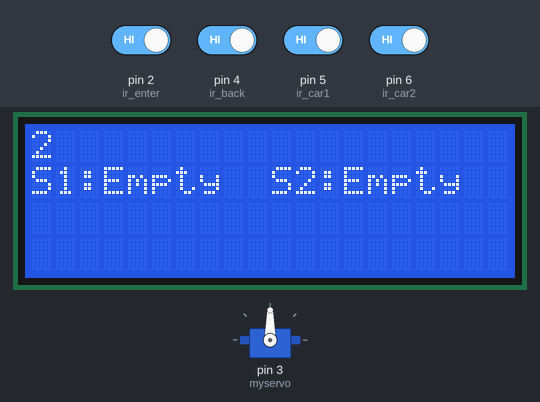
The sketch below on a simulated Arduino Uno, built with avr-gcc and run on an emulated ATmega328P. Shown: servo, 20×4 character LCD. The inputs (shaded band) are chosen by the test bench; at power-on: pin 2 (ir_enter), pin 4 (ir_back), pin 5 (ir_car1), pin 6 (ir_car2) HIGH. What the sketch prints to the serial monitor is not drawn.

Above: at 3.2 s.
3.3 s: pin 5 (ir_car1) driven LOW
At 4.5 s:
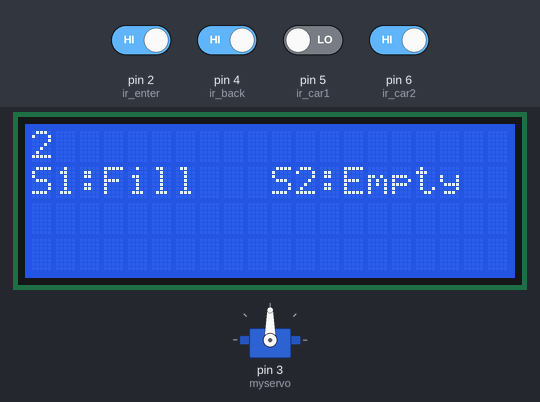
4.8 s: pin 6 (ir_car2) driven LOW
At 6.0 s:
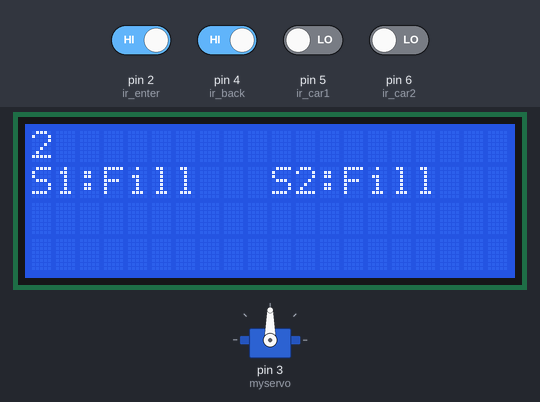
6.3 s: pin 5 (ir_car1) driven HIGH
At 7.5 s:
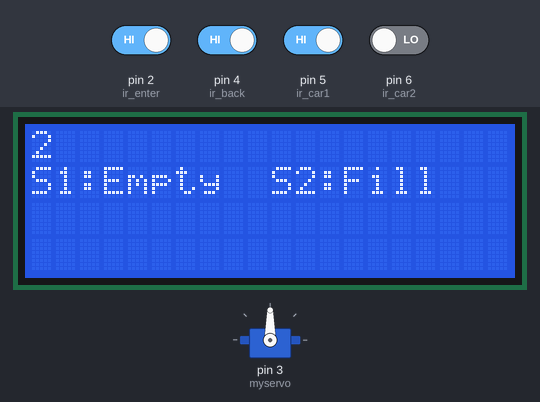
7.8 s: pin 2 (ir_enter) driven LOW
At 8.6 s:
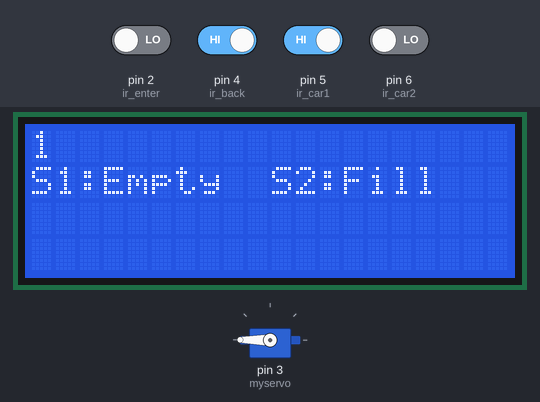
9.3 s: pin 4 (ir_back) driven LOW
At 11.8 s:
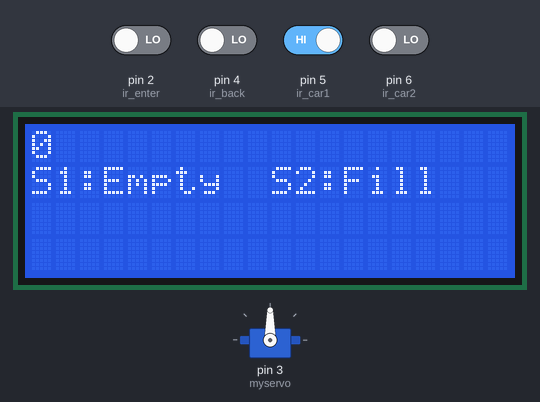
12.3 s: pin 6 (ir_car2) driven HIGH
At 13.6 s:
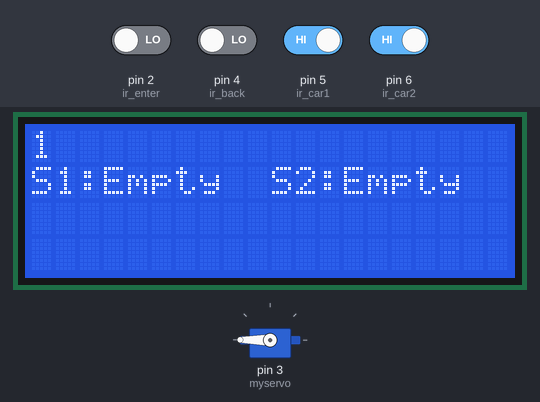
Timing chart, 0 to 16.3 s (numbered marks = the images above; inputs shaded):
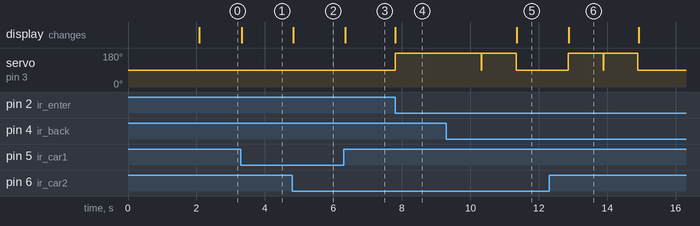

Measured:
- after the input at 3.3 s, the display: changes at once (image 1)
- after the input at 4.8 s, the display: changes at once (image 2)
- after the input at 6.3 s, the display: changes at once (image 3)
- after the input at 7.8 s, servo on pin 3 (myservo): 90° → 180° at once; the display: changes at once (image 4)
- after the input at 9.3 s, servo on pin 3 (myservo): 180° → 90° after 2.0 s; the display: changes after 2.1 s (image 5)
- after the input at 12.3 s, the display: changes after 0.58 s (image 6)

The sketch:

Car_Parking_System.ino
```cpp
#include <Servo.h>
#include <Wire.h>
#include <LiquidCrystal_I2C.h>
LiquidCrystal_I2C lcd(0x27,16,2);

Servo myservo;

#define ir_enter 2
#define ir_back  4

#define ir_car1 5
#define ir_car2 6


int S1=0, S2=0;
int flag1=0, flag2=0;
int slot = 2;

void setup(){
Serial.begin(9600);

pinMode(ir_car1, INPUT);
pinMode(ir_car2, INPUT);


pinMode(ir_enter, INPUT);
pinMode(ir_back, INPUT);

myservo.attach(3);
myservo.write(90);

lcd.begin(20, 4);
lcd.setCursor (0,1);
Serial.println("    Car  parking  ");
lcd.setCursor (0,2);
Serial.println("       System     ");
delay (2000);
lcd.clear();

Read_Sensor();

int total = S1+S2;
slot = slot-total;
}

void loop(){

Read_Sensor();

lcd.setCursor (0,0);
Serial.println("   Have Slot: ");
lcd.print(slot);
Serial.println("    ");

lcd.setCursor (0,1);
if(S1==1){lcd.print("S1:Fill ");}
     else{lcd.print("S1:Empty");}

lcd.setCursor (10,1);
if(S2==1){lcd.print("S2:Fill ");}
     else{lcd.print("S2:Empty");}


if(digitalRead (ir_enter) == 0 && flag1==0){
if(slot>0){flag1=1;
if(flag2==0){myservo.write(180); slot = slot-1;}
}else{
lcd.setCursor (0,0);
Serial.println(" Sorry Parking Full ");
delay(1500);
}
}

if(digitalRead (ir_back) == 0 && flag2==0){flag2=1;
if(flag1==0){myservo.write(180); slot = slot+1;}
}

if(flag1==1 && flag2==1){
delay (1000);
myservo.write(90);
flag1=0, flag2=0;
}

delay(1);
}

void Read_Sensor(){
S1=0, S2=0;

if(digitalRead(ir_car1) == 0){S1=1;}
if(digitalRead(ir_car2) == 0){S2=1;}
}
```
